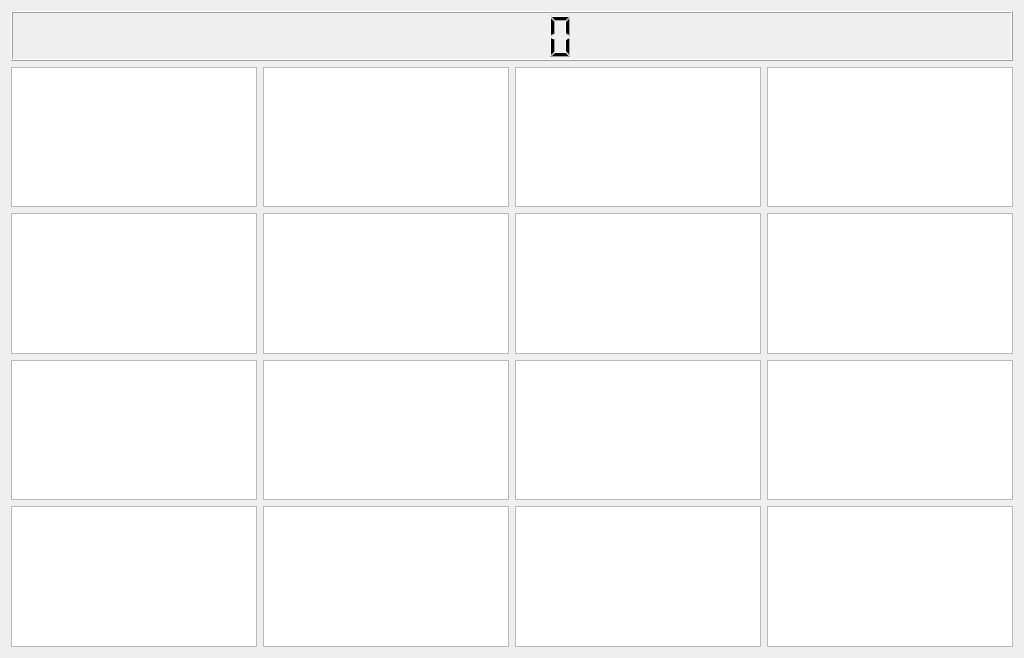
<?xml version="1.0" encoding="UTF-8"?>
<ui version="4.0">
 <class>gamingwidget</class>
 <widget class="QWidget" name="gamingwidget">
  <property name="geometry">
   <rect>
    <x>0</x>
    <y>0</y>
    <width>1024</width>
    <height>658</height>
   </rect>
  </property>
  <property name="focusPolicy">
   <enum>Qt::StrongFocus</enum>
  </property>
  <property name="windowTitle">
   <string>Form</string>
  </property>
  <layout class="QVBoxLayout" name="verticalLayout">
   <item>
    <widget class="QLCDNumber" name="ScoreNumber">
     <property name="minimumSize">
      <size>
       <width>0</width>
       <height>50</height>
      </size>
     </property>
    </widget>
   </item>
   <item>
    <layout class="QGridLayout" name="gridLayout">
     <item row="3" column="3">
      <widget class="QTextBrowser" name="box16">
       <property name="layoutDirection">
        <enum>Qt::RightToLeft</enum>
       </property>
       <property name="autoFormatting">
        <set>QTextEdit::AutoAll</set>
       </property>
      </widget>
     </item>
     <item row="2" column="2">
      <widget class="QTextBrowser" name="box11">
       <property name="layoutDirection">
        <enum>Qt::RightToLeft</enum>
       </property>
       <property name="autoFormatting">
        <set>QTextEdit::AutoAll</set>
       </property>
      </widget>
     </item>
     <item row="1" column="2">
      <widget class="QTextBrowser" name="box7">
       <property name="layoutDirection">
        <enum>Qt::RightToLeft</enum>
       </property>
       <property name="autoFormatting">
        <set>QTextEdit::AutoAll</set>
       </property>
      </widget>
     </item>
     <item row="1" column="0">
      <widget class="QTextBrowser" name="box5">
       <property name="layoutDirection">
        <enum>Qt::RightToLeft</enum>
       </property>
       <property name="autoFormatting">
        <set>QTextEdit::AutoAll</set>
       </property>
      </widget>
     </item>
     <item row="1" column="1">
      <widget class="QTextBrowser" name="box6">
       <property name="layoutDirection">
        <enum>Qt::RightToLeft</enum>
       </property>
       <property name="autoFormatting">
        <set>QTextEdit::AutoAll</set>
       </property>
      </widget>
     </item>
     <item row="0" column="3">
      <widget class="QTextBrowser" name="box4">
       <property name="layoutDirection">
        <enum>Qt::RightToLeft</enum>
       </property>
       <property name="autoFormatting">
        <set>QTextEdit::AutoAll</set>
       </property>
      </widget>
     </item>
     <item row="3" column="0">
      <widget class="QTextBrowser" name="box13">
       <property name="layoutDirection">
        <enum>Qt::RightToLeft</enum>
       </property>
       <property name="autoFormatting">
        <set>QTextEdit::AutoAll</set>
       </property>
      </widget>
     </item>
     <item row="0" column="1">
      <widget class="QTextBrowser" name="box2">
       <property name="layoutDirection">
        <enum>Qt::RightToLeft</enum>
       </property>
       <property name="autoFormatting">
        <set>QTextEdit::AutoAll</set>
       </property>
      </widget>
     </item>
     <item row="3" column="2">
      <widget class="QTextBrowser" name="box15">
       <property name="layoutDirection">
        <enum>Qt::RightToLeft</enum>
       </property>
       <property name="autoFormatting">
        <set>QTextEdit::AutoAll</set>
       </property>
      </widget>
     </item>
     <item row="0" column="2">
      <widget class="QTextBrowser" name="box3">
       <property name="layoutDirection">
        <enum>Qt::RightToLeft</enum>
       </property>
       <property name="autoFormatting">
        <set>QTextEdit::AutoAll</set>
       </property>
      </widget>
     </item>
     <item row="0" column="0">
      <widget class="QTextBrowser" name="box1">
       <property name="layoutDirection">
        <enum>Qt::RightToLeft</enum>
       </property>
       <property name="autoFormatting">
        <set>QTextEdit::AutoAll</set>
       </property>
       <property name="lineWrapMode">
        <enum>QTextEdit::FixedPixelWidth</enum>
       </property>
      </widget>
     </item>
     <item row="2" column="3">
      <widget class="QTextBrowser" name="box12">
       <property name="layoutDirection">
        <enum>Qt::RightToLeft</enum>
       </property>
       <property name="autoFormatting">
        <set>QTextEdit::AutoAll</set>
       </property>
      </widget>
     </item>
     <item row="2" column="0">
      <widget class="QTextBrowser" name="box9">
       <property name="layoutDirection">
        <enum>Qt::RightToLeft</enum>
       </property>
       <property name="autoFormatting">
        <set>QTextEdit::AutoAll</set>
       </property>
      </widget>
     </item>
     <item row="1" column="3">
      <widget class="QTextBrowser" name="box8">
       <property name="layoutDirection">
        <enum>Qt::RightToLeft</enum>
       </property>
       <property name="autoFormatting">
        <set>QTextEdit::AutoAll</set>
       </property>
      </widget>
     </item>
     <item row="2" column="1">
      <widget class="QTextBrowser" name="box10">
       <property name="layoutDirection">
        <enum>Qt::RightToLeft</enum>
       </property>
       <property name="autoFormatting">
        <set>QTextEdit::AutoAll</set>
       </property>
      </widget>
     </item>
     <item row="3" column="1">
      <widget class="QTextBrowser" name="box14">
       <property name="layoutDirection">
        <enum>Qt::RightToLeft</enum>
       </property>
       <property name="autoFormatting">
        <set>QTextEdit::AutoAll</set>
       </property>
      </widget>
     </item>
    </layout>
   </item>
  </layout>
 </widget>
 <resources/>
 <connections/>
</ui>
